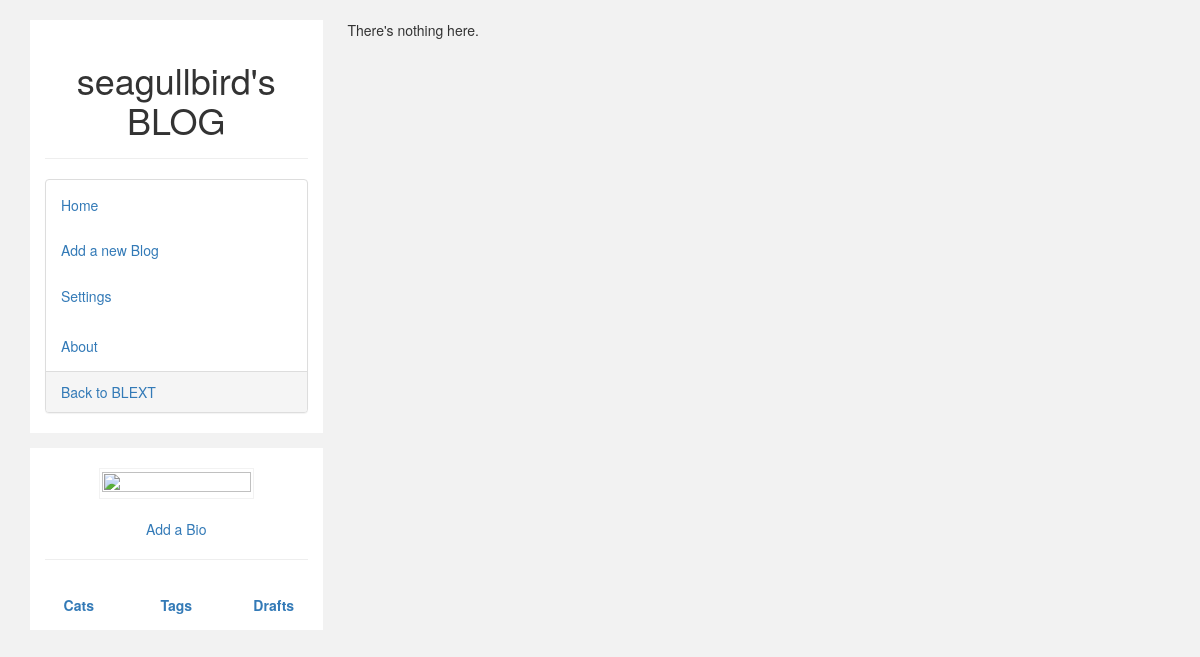
The page /user/seagullbird/tags (signed in) on the database as committed earlier.
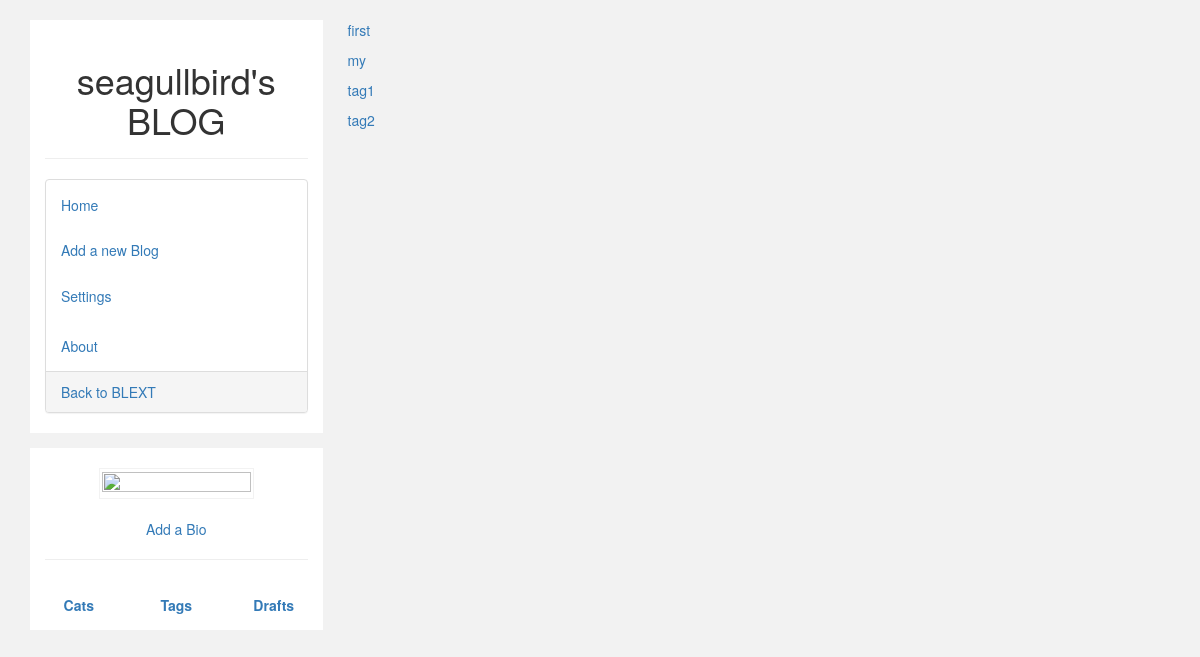
The same page on the database as committed later.
### app/models.py (models this page shows, shortened)
class Tag(db.Model):
    __tablename__ = 'tags'
    id = db.Column(db.Integer, primary_key=True)
    name = db.Column(db.String(20))
    author_id = db.Column(db.Integer, db.ForeignKey('users.id'))

### app/user/views.py (the view)
@user.route('/<username>/tags')
def tags(username):
    host_user = User.query.filter_by(username=username).first()
    if host_user:
        return render_template('user/tags.html', tags=host_user.tags.all(), host_user=host_user)
    abort(404)

### app/auth/views.py (called while the page is built)
@auth.before_app_request
def before_request():
    if current_user.is_authenticated \
            and not current_user.confirmed \
            and request.endpoint[:5] != 'auth.' \
            and request.endpoint != 'static':
        return redirect(url_for('auth.unconfirmed'))

### app/main/views.py (called while the page is built)
@main.after_app_request
def after_request(response):
    for query in get_debug_queries():
        if query.duration >= current_app.config['BLEXT_SLOW_DB_QUERY_TIME']:
            current_app.logger.warning(
                'Slow query: %s\nParameters: %s\nDuration: %fs\nContext: %s\n'
                % (query.statement, query.parameters, query.duration,
                   query.context))
    return response

### app/models.py (called while the page is built)
@login_manager.user_loader
def load_user(user_id):
    return User.query.get(int(user_id))

### app/templates/user/tags.html
{% extends "user/base.html" %}
{% import "user/_macros.html" as macros %}
{% block right_panel %}
	{% if tags %}
		{% for tag in tags %}
			<a href="{{ url_for('user.tag', username=host_user.username, tag_name=tag.name) }}">
				<p>{{ tag.name }}</p>
			</a>
		{% endfor %}
	{% else %}
		<p>There's nothing here.</p>
	{% endif %}
{% endblock %}

Rows that differ between the two databases and show on the page:
added Tag: name "first"
added Tag: name "my"
added Tag: name "tag1"
added Tag: name "tag2"
Other text that changed with them:
text no longer shown: "There's nothing here."
